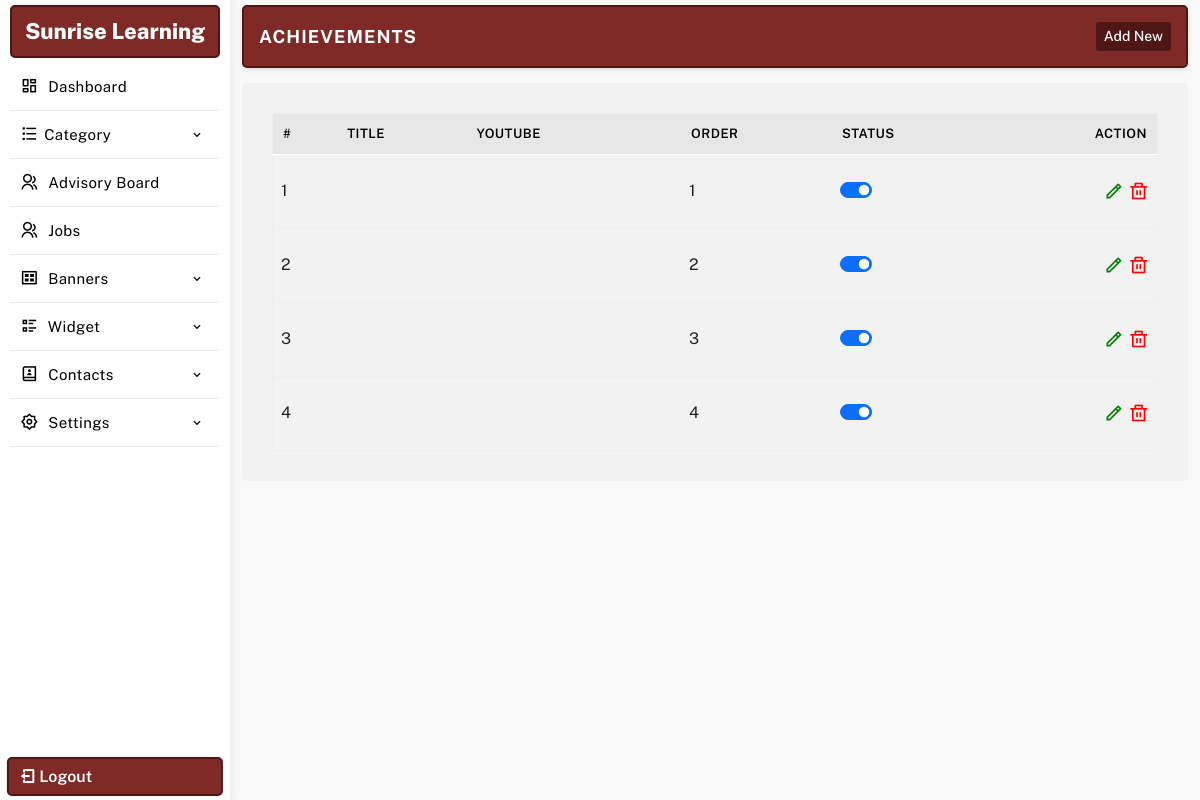
/manager/achievements.php (signed in), run on the app's committed database.
### tables this page shows
CREATE TABLE `settings` (
  `id` int(11) NOT NULL,
  `web_name` varchar(255) NOT NULL,
  `email_id` varchar(255) NOT NULL,
  `alternate_email_id` varchar(255) NOT NULL,
  `contact_no` varchar(255) NOT NULL,
  `alternate_no` varchar(255) NOT NULL,
  `whatsapp_no` varchar(255) NOT NULL,
  `address` text NOT NULL,
  `youtubelink` varchar(255) NOT NULL,
  `map_iframe` longtext NOT NULL,
  `facebook` varchar(255) NOT NULL,
  `youtube` varchar(255) NOT NULL,
  `instagram` varchar(255) NOT NULL,
  `twitter` varchar(255) NOT NULL,
  `linkedin` varchar(255) NOT NULL,
  `logo` varchar(255) NOT NULL,
  `meta_title` varchar(255) NOT NULL,
  `meta_keywords` varchar(255) NOT NULL,
  `meta_desc` text NOT NULL,
  `smart_classroom_desc` text DEFAULT NULL,
  `smart_classroom_text` varchar(255) DEFAULT '1st Smart Classroom',
  `brochure_file` varchar(500) DEFAULT '',
  `footerdesc` text NOT NULL,
  `googletag` text NOT NULL,
  `headercenterline` varchar(255) NOT NULL
);

CREATE TABLE `achievements` (
  `id` int(11) NOT NULL,
  `title` varchar(255) DEFAULT NULL,
  `description` text DEFAULT NULL,
  `file` varchar(255) DEFAULT NULL,
  `youtube_url` varchar(255) DEFAULT NULL,
  `order` int(11) DEFAULT 0,
  `status` int(11) DEFAULT 1
);

### manager/database/db.php (called while the page is built, shortened)
<?php session_start();
$con = mysqli_connect( DB_HOST, DB_USER, DB_PASSWORD, DB_NAME);
$sqlsetting = mysqli_query($con,"SELECT * FROM `settings`");
$rwlinks = mysqli_fetch_array($sqlsetting);
$websitename = $rwlinks['web_name'];
?>

### manager/config.php (called while the page is built)
<?php include 'database/db.php'; ?>

### manager/achievements.php (the view, shortened to what this page needs)
<?php include 'config.php';
	include 'include/header.php';
	include 'include/sidebar.php';
 ?>
<section class="main-dashboard">
<div class="container-fluid">
<div class="row">
<div class="col-md-12">
	<div class="page-title">
		<div class="title">
			<h3>Achievements</h3>
		</div>
		<div class="createbtn">
			<a href="createachievements.php"> Add New</a>
		</div>
	</div>
</div>
<div class="col-md-12">
	<div class="page-content">
		<table class="table table-hover" id="myTable">
			<thead>
				<tr>
					<th>#</th>
					<th>Title</th>
					<th>YouTube</th>
					<th>Order</th>
					<th>Status</th>
					<th class="text-end">Action</th>
				</tr>
			</thead>
			<tbody>
			<?php
				$sqlaw  = mysqli_query($con, "SELECT * FROM achievements ORDER BY `order` ASC");
				if(mysqli_num_rows($sqlaw)){
					$serial = 1;
					while($rwaw = mysqli_fetch_assoc($sqlaw)){
						$awid = $rwaw['id'];
			 ?>
				<tr id='remove<?php echo $awid; ?>'>
					<td><?php echo $serial; ?></td>
					<td><?=$rwaw['title'];?></td>
					<td>
						<?php if(!empty($rwaw['youtube_url'])){ ?>
						<iframe width="80" height="50" src="https://www.youtube.com/embed/<?=$rwaw['youtube_url'];?>" frameborder="0" allowfullscreen></iframe>
						<?php } else { ?>
						<span class="text-muted">No Video</span>
						<?php } ?>
					</td>
					<td><?=$rwaw['order'];?></td>
					<td>
						<div class="form-check form-switch">
							<?php $checked = $rwaw['status']==1 ? "checked" : ""; ?>
						  <input class="form-check-input" type="checkbox" data-table="achievements" ide="<?=$rwaw['id'];?>" <?=$checked;?>>
						</div>
					</td>
					<td class="text-end">
						<a href="editachievements.php?id=<?=$awid;?>" class="editbtn ri-pencil-line" ></a>
						<a href="javascript:"  ide="<?=$awid; ?>" class='delbtn ri-delete-bin-line' ></a>
					</td>
				</tr>
		<?php $serial++; }} ?>
			</tbody>
		</table>
	</div>
</div>
</div>
</div>
</section>
<?php
	include "include/footer.php";
?>

### manager/include/sidebar.php (shortened to what this page needs)
<aside class="sidebar-menu-dashboard">
<div class="logo-n-toggle">
	<a href="dashboard.php"><?=$websitename;?></a>
</div>
<nav class="menu">
<ul class="aside-menu">
<li class="menu-item ">
	<a href="dashboard.php" class="menu-link">
	<span class="link-text"><i class="ri-dashboard-line"></i> Dashboard</span>
	</a>
</li>
<li class="menu-item has-submenu">
	<a href="javascript:" class="menu-link" id="parent-menu">
	<span class="link-text"><i class="ri-list-check"></i>Category</span>
	<i class='bx bx-chevron-down'></i>
	</a>
</li>
<li class="menu-item ">
	<a href="advisoryboard.php" class="menu-link">
	<span class="link-text"><i class="ri-group-line"></i> Advisory Board</span>
	</a>
</li>
<li class="menu-item ">
	<a href="jobs.php" class="menu-link">
	<span class="link-text"><i class="ri-group-line"></i> Jobs</span>
	</a>
</li>
<li class="menu-item has-submenu">
<a href="javascript:" class="menu-link orders" id="parent-menu">
<span class="link-text"><i class="ri-gallery-view"></i> Banners</span>
<i class='bx bx-chevron-down'></i>
</a>
</li>
<li class="menu-item has-submenu">
<a href="javascript:" class="menu-link" id="parent-menu">
<div>
<span class="link-text"><i class="ri-list-check-2"></i> Widget</span>
</div>
<i class='bx bx-chevron-down'></i>
</a>
</li>
<li class="menu-item has-submenu">
<a href="javascript:" class="menu-link orders" id="parent-menu">
<div>
<span class="link-text"><i class="ri-contacts-book-2-line"></i> Contacts</span>
</div>
<i class='bx bx-chevron-down'></i>
</a>
</li>
<li class="menu-item has-submenu">
<a href="javascript:" class="menu-link orders" id="parent-menu">
<div>
<span class="link-text"><i class="ri-settings-2-line"></i> Settings</span>
</div>
<i class='bx bx-chevron-down'></i>
</a>
</li>
</ul>
</nav>
<a href="logout.php" class="logout-fixed"><i class="ri-logout-box-line"></i> Logout</a>
</aside>

### manager/css/style.css (style rules this page uses)
* { margin: 0; padding: 0; box-sizing: border-box; font-family: "Public Sans", sans-serif; }
:root { --text1-color: #a7a7a7; --primary-color: #7F2A26; --secondary-color: #4e1715; }
table { margin: 0 !important;border: 1px solid #eee !important; }
table thead { background: #e7e7e7;border-bottom: 1px solid #fff;color: #fff; }
table thead tr th { font-weight: 600 !important;font-size: 13px;border-bottom: 0 !important;padding: 10px !important;color: #000;text-transform: uppercase;letter-spacing: .5px; }
tr td { vertical-align: middle; }
p,h1,h2,h3,h4,h5,h6 { margin: 0; }
a { text-decoration: none; color: #000; }
ul { list-style: none; padding: 0; margin: 0; }
.addimage, .editbtn,.delbtn { font-size: 20px; }
.editbtn { color: green; }
.delbtn { color: red; }
aside { width: 230px; height: 100vh; transition: all .4s linear; float: left; box-shadow: 1px 0 10px rgb(0 0 0 / 8%); position: relative; padding: 5px 10px; }
.logo-n-toggle { display: flex; justify-content: center; align-items: center; padding: 8px 10px; border: 2px solid var(--secondary-color); border-radius: 5px; background: var(--primary-color); }
.logo-n-toggle a { display: block; transition: display .4s linear; color: #fff; text-align: center; font-weight: 800; font-size: 22px; }
.logo-n-toggle a:before, .logo-n-toggle a:after { width: 12px; height: 12px; display: inline-block; border: 4px solid var(--primary-color); border-radius: 50%; margin: 0 5px; }
.logout-fixed { position: absolute; bottom: 4px; left: 50%; padding: 5px 10px; width: 94%; color: #fff; margin: auto; transform: translateX(-50%); border-radius: 5px; border: 2px solid var(--secondary-color); font-weight: 600; background: var(--primary-color); transition: .3s linear; }
.page-title { padding: 15px; border-radius: 5px; border: 2px solid var(--secondary-color); display: flex; align-items: center; justify-content: space-between; margin-bottom: 15px; box-shadow: 0 .125rem .25rem rgba(165,163,174,.3); background: #fff; background: var(--primary-color); }
.page-title .title h3 { font-size: 18px; color: #fff; text-transform: uppercase; font-weight: 700; letter-spacing: 1px; }
.page-title .createbtn { display: flex; align-items: center; gap: 10px; }
.page-title .createbtn a { font-size: 14px; display: flex; align-items: center; justify-content: center; border-radius: 3px; padding: 4px 8px; font-weight: 500; background: var(--secondary-color); color: #fff; transition: .3s ease; }
.page-content { background: #fff;padding: 30px;border-radius: 5px;background: #f2f2f2; }
aside .menu { height: 88%; overflow: auto; padding: 5px 0; }
.aside-menu .menu-item { transition: all .2s linear; position: relative; }
.aside-menu .menu-item > .menu-link { text-decoration: none; display: block; padding: 10px 10px; display: flex; justify-content: space-between; align-items: center; white-space: nowrap; border-bottom: 1px solid #e9e9e9; }
.aside-menu .menu-item > .menu-link i { color: #000; font-size: 18px; margin-right: 5px; display: inline-block; }
.aside-menu .menu-item > .menu-link .bx-chevron-down, .aside-menu .menu-item > .menu-link .link-text { transition: all .2s linear; color: #000; font-size: 15px; letter-spacing: 0.4px; font-weight: 400; }
.aside-menu .menu-item > .menu-link span::after { content: ""; font-family: FontAwesome; }
section.main-dashboard { float: left; width: calc(100% - 230px); transition: all .4s linear; overflow: auto; height: 100vh; padding: 5px 0; background: #f9f9f9; }

### data on the page
settings: web_name "Sunrise Learning"
achievements: order "1"
achievements: order "2"
achievements: order "3"
achievements: order "4"
